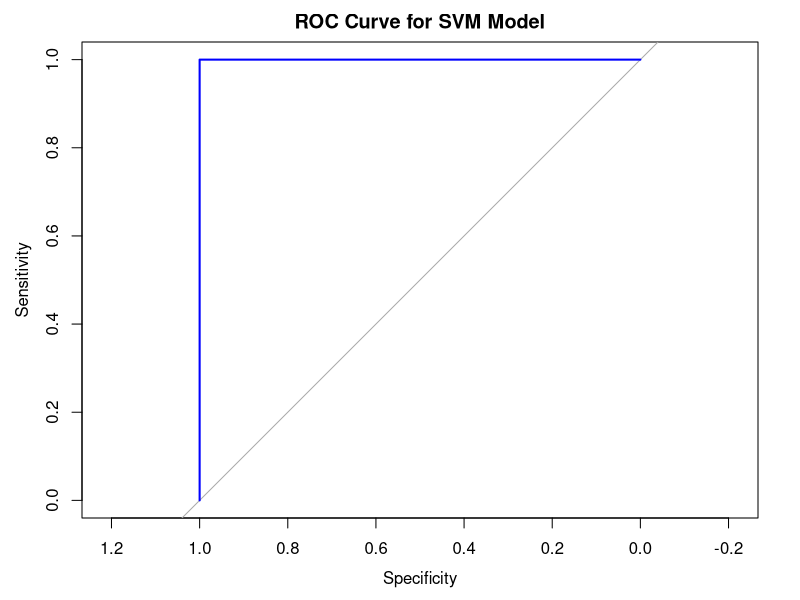

Here is the R script that generated this plot: (Note: this script raises an error after producing the figure.)
## ---- chunk 1
library(tidyverse)
library(e1071)
library(caret)
library(pROC)
data(diamond)
## ---- chunk 2
diamonds
## ---- chunk 3
# Convert target variable to a binary classification problem
iris$Species <- as.factor(ifelse(iris$Species == "setosa", "setosa", "other"))

# Split data into training and testing sets
set.seed(494)
trainIndex <- createDataPartition(iris$Species, p = 0.8, list = FALSE)
trainData <- iris[trainIndex, ]
testData <- iris[-trainIndex, ]

# Train SVM model
svm_model <- svm(Species ~ ., data = trainData, kernel = "radial", probability = TRUE)

# Make predictions
predictions <- predict(svm_model, testData, probability = TRUE)
probabilities <- attr(predictions, "probabilities")[, "setosa"]

# Evaluate performance
conf_matrix <- confusionMatrix(predictions, testData$Species)
print(conf_matrix)

# Compute ROC curve and AUC
roc_curve <- roc(as.numeric(testData$Species == "setosa"), probabilities)
auc_value <- auc(roc_curve)
print(paste("AUC:", auc_value))

# Plot ROC curve
plot(roc_curve, main = "ROC Curve for SVM Model", col = "blue")

## ---- chunk 4
set.seed(123)
trainIndex <- createDataPartition(diamonds$cut, p = 0.8, list = FALSE)
train_data <- diamonds[strat_indices, ]
test_data <- diamonds[-strat_indices, ]
## ---- chunk 5
svm_model <- svm(cut ~ ., data = train_data, kernel = "radial", probability = TRUE)


## ---- chunk 6
saveRDS(svm_model, "svm_mod_diamonds.rds")
## ---- chunk 7
predictions <- predict(svm_model, test_data, probability = TRUE)
## ---- chunk 8
# Evaluate performance
conf_matrix <- confusionMatrix(predictions, test_data$cut)
print(conf_matrix)
